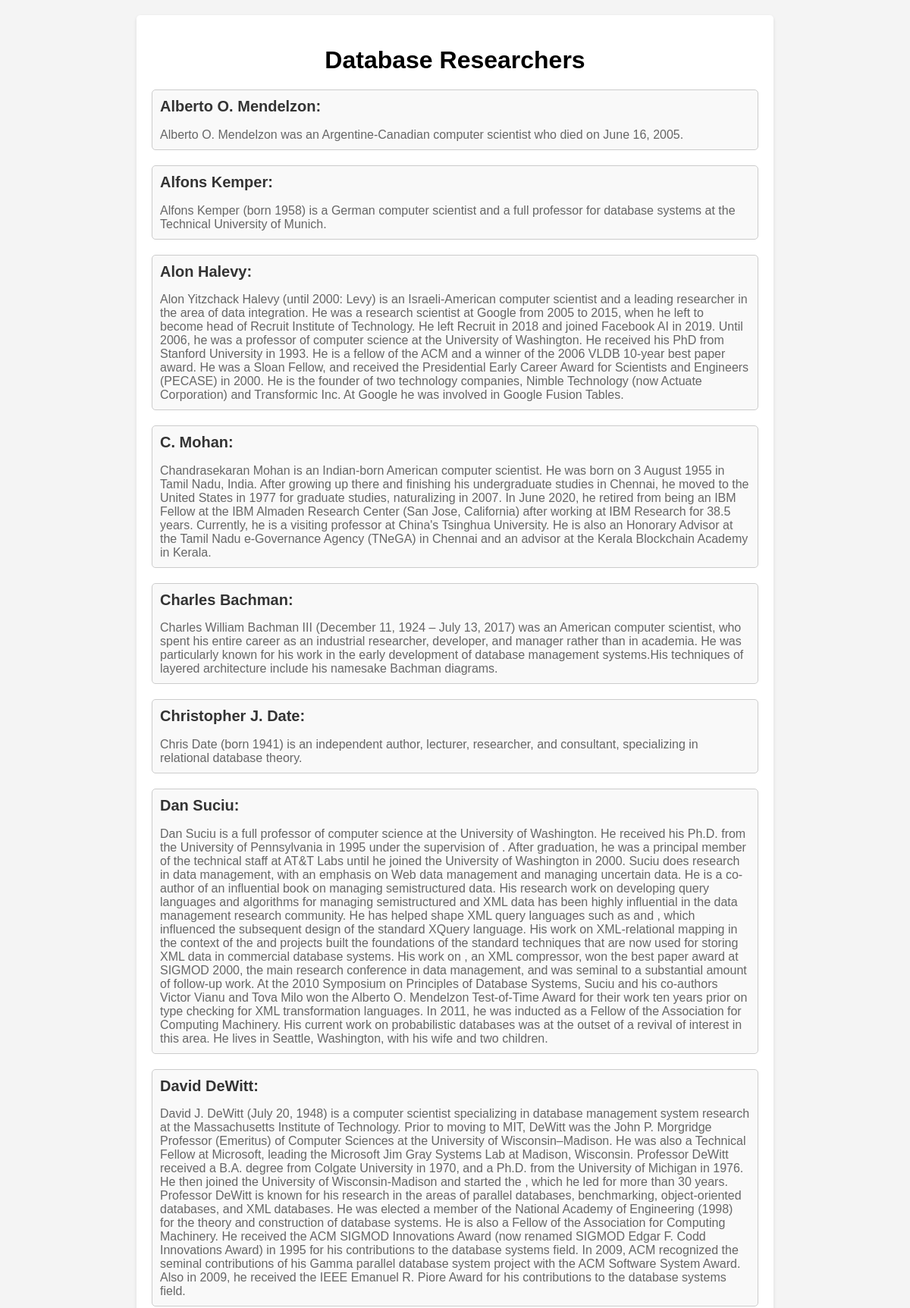
The page / (upper part) on the database its author committed.
### db_researchers/models.py (models this page shows, shortened)
class Researcher(models.Model):
    name = models.CharField(max_length=100)
    description = models.TextField()

### db_researchers/views.py (the view)
# urls.py: path('', db_researcher_view, name='dbresearcher-list'),
def db_researcher_view(request):
    researchers = Researcher.objects.order_by('name')
    return render(request, 'researcher_list.html', {'researchers': researchers, "field": "Database Researchers"})

### db_researchers/templates/researcher_list.html (shortened to what this page needs)
<!DOCTYPE html>
<html lang="en">
<head>
</head>
<body>
    <div class="container">
        <h1>{{ field }}</h1>
        {% if researchers %}
            {% for researcher in researchers %}
                <div class="researcher">
                    <h2>{{ researcher.name }}:</h2>
                    <p>{{ researcher.description }}</p>
                </div>
            {% endfor %}
        {% else %}
            <p>No researchers found.</p>
        {% endif %}
    </div>
</body>
</html>

### db_researchers/templates/researcher_list.html (style rules this page uses)
body { font-family: Arial, sans-serif; margin: 0; padding: 0; background-color: #f4f4f4; }
.container { max-width: 800px; margin: 20px auto; padding: 20px; background-color: #fff; border-radius: 5px; box-shadow: 0 2px 5px rgba(0, 0, 0, 0.1); }
h1 { text-align: center; margin-bottom: 20px; }
.researcher { margin-bottom: 20px; padding: 10px; border: 1px solid #ccc; border-radius: 5px; background-color: #f9f9f9; }
.researcher h2 { margin-top: 0; font-size: 20px; color: #333; }
.researcher p { margin-bottom: 0; color: #666; }

### rows shown on the page
Researcher: name "Alberto O. Mendelzon", description "Alberto O. Mendelzon was an Argentine-Canadian computer scientist who died on June 16, 2005."
Researcher: name "Alfons Kemper", description "Alfons Kemper (born 1958) is a German computer scientist and a full professor for database systems at the Technical University of Munich."
Researcher: name "Alon Halevy", description "Alon Yitzchack Halevy (until 2000: Levy) is an Israeli-American computer scientist and a leading researcher in the area of data integration. He was a research scientist at Google from 2005 to 2015, when he left to become head of Recruit Institute of Technology. He left Recruit in 2018 and joined Facebook AI in 2019. Until 2006, he was a professor of computer science at the University of Washington. He received his PhD from Stanford University in 1993. He is a fellow of the ACM and a winner of the 2006 VLDB 10-year best paper award. He was a Sloan Fellow, and received the Presidential Early Career Award for Scientists and Engineers (PECASE) in 2000. He is the founder of two technology…"
Researcher: name "C. Mohan", description "Chandrasekaran Mohan is an Indian-born American computer scientist. He was born on 3 August 1955 in Tamil Nadu, India. After growing up there and finishing his undergraduate studies in Chennai, he moved to the United States in 1977 for graduate studies, naturalizing in 2007. In June 2020, he retired from being an IBM Fellow at the IBM Almaden Research Center (San Jose, California) after working at IBM Research for 38.5 years. Currently, he is a visiting professor at China's Tsinghua University. He is also an Honorary Advisor at the Tamil Nadu e-Governance Agency (TNeGA) in Chennai and an advisor at the Kerala Blockchain Academy in Kerala."
Researcher: name "Charles Bachman", description "Charles William Bachman III (December 11, 1924 – July 13, 2017) was an American computer scientist, who spent his entire career as an industrial researcher, developer, and manager rather than in academia. He was particularly known for his work in the early development of database management systems.His techniques of layered architecture include his namesake Bachman diagrams."
Researcher: name "Christopher J. Date", description "Chris Date (born 1941) is an independent author, lecturer, researcher, and consultant, specializing in relational database theory."
Researcher: name "Dan Suciu", description "Dan Suciu is a full professor of computer science at the University of Washington. He received his Ph.D. from the University of Pennsylvania in 1995 under the supervision of . After graduation, he was a principal member of the technical staff at AT&T Labs until he joined the University of Washington in 2000. Suciu does research in data management, with an emphasis on Web data management and managing uncertain data. He is a co-author of an influential book on managing semistructured data. His research work on developing query languages and algorithms for managing semistructured and XML data has been highly influential in the data management research community. He has helped shape XML query…"
Researcher: name "David DeWitt", description "David J. DeWitt (July 20, 1948) is a computer scientist specializing in database management system research at the Massachusetts Institute of Technology. Prior to moving to MIT, DeWitt was the John P. Morgridge Professor (Emeritus) of Computer Sciences at the University of Wisconsin–Madison. He was also a Technical Fellow at Microsoft, leading the Microsoft Jim Gray Systems Lab at Madison, Wisconsin. Professor DeWitt received a B.A. degree from Colgate University in 1970, and a Ph.D. from the University of Michigan in 1976. He then joined the University of Wisconsin-Madison and started the , which he led for more than 30 years. Professor DeWitt is known for his research in the areas of…"

### other values the page prints
{{ field }} "Database Researchers"
